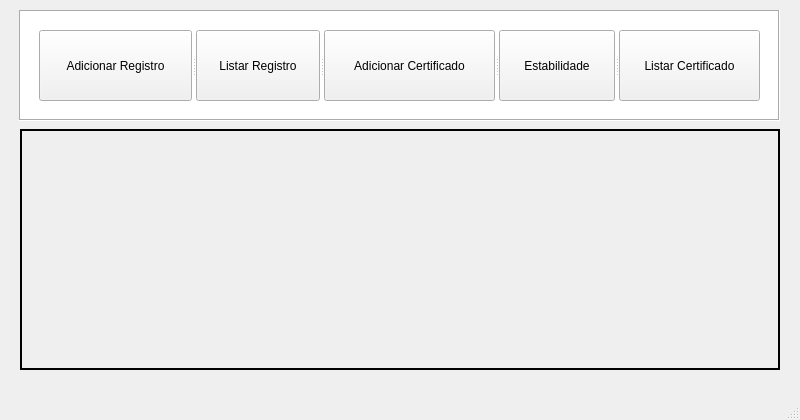
<?xml version="1.0" encoding="UTF-8"?>
<ui version="4.0">
 <class>MainWindow</class>
 <widget class="QMainWindow" name="MainWindow">
  <property name="geometry">
   <rect>
    <x>0</x>
    <y>0</y>
    <width>800</width>
    <height>420</height>
   </rect>
  </property>
  <property name="windowTitle">
   <string>Registro de Certificado</string>
  </property>
  <property name="styleSheet">
   <string notr="true"/>
  </property>
  <widget class="QWidget" name="centralwidget">
   <widget class="QFrame" name="btnsFrame">
    <property name="geometry">
     <rect>
      <x>19</x>
      <y>10</y>
      <width>761</width>
      <height>111</height>
     </rect>
    </property>
    <property name="styleSheet">
     <string notr="true">background-color: rgb(255, 255, 255);</string>
    </property>
    <property name="frameShape">
     <enum>QFrame::Box</enum>
    </property>
    <property name="frameShadow">
     <enum>QFrame::Sunken</enum>
    </property>
    <widget class="QSplitter" name="splitter">
     <property name="geometry">
      <rect>
       <x>20</x>
       <y>20</y>
       <width>721</width>
       <height>71</height>
      </rect>
     </property>
     <property name="orientation">
      <enum>Qt::Horizontal</enum>
     </property>
     <widget class="QPushButton" name="btnAdicionarRegistro">
      <property name="styleSheet">
       <string notr="true">background-color: rgb(241, 241, 241);</string>
      </property>
      <property name="text">
       <string>Adicionar Registro</string>
      </property>
      <property name="icon">
       <iconset>
        <normaloff>../images/btnAdicionarRegistro.ico</normaloff>../images/btnAdicionarRegistro.ico</iconset>
      </property>
      <property name="iconSize">
       <size>
        <width>30</width>
        <height>30</height>
       </size>
      </property>
     </widget>
     <widget class="QPushButton" name="btnListarRegistro">
      <property name="styleSheet">
       <string notr="true">background-color: rgb(241, 241, 241);</string>
      </property>
      <property name="text">
       <string>Listar Registro</string>
      </property>
      <property name="icon">
       <iconset>
        <normaloff>../images/btnListarRegistro.ico</normaloff>../images/btnListarRegistro.ico</iconset>
      </property>
      <property name="iconSize">
       <size>
        <width>30</width>
        <height>30</height>
       </size>
      </property>
     </widget>
     <widget class="QPushButton" name="btnAdicionarCertificado">
      <property name="styleSheet">
       <string notr="true">background-color: rgb(241, 241, 241);</string>
      </property>
      <property name="text">
       <string>Adicionar Certificado</string>
      </property>
      <property name="icon">
       <iconset>
        <normaloff>../images/btnAdicionarCertificado.ico</normaloff>../images/btnAdicionarCertificado.ico</iconset>
      </property>
      <property name="iconSize">
       <size>
        <width>30</width>
        <height>30</height>
       </size>
      </property>
     </widget>
     <widget class="QPushButton" name="btnEstabilidade">
      <property name="styleSheet">
       <string notr="true">background-color: rgb(241, 241, 241);</string>
      </property>
      <property name="text">
       <string>Estabilidade</string>
      </property>
      <property name="icon">
       <iconset>
        <normaloff>../images/btnEstabilidade.ico</normaloff>../images/btnEstabilidade.ico</iconset>
      </property>
      <property name="iconSize">
       <size>
        <width>30</width>
        <height>30</height>
       </size>
      </property>
     </widget>
     <widget class="QPushButton" name="btnListarCertificado">
      <property name="styleSheet">
       <string notr="true">background-color: rgb(241, 241, 241);</string>
      </property>
      <property name="text">
       <string>Listar Certificado</string>
      </property>
      <property name="icon">
       <iconset>
        <normaloff>../images/btnListarRegistro.ico</normaloff>../images/btnListarRegistro.ico</iconset>
      </property>
      <property name="iconSize">
       <size>
        <width>30</width>
        <height>30</height>
       </size>
      </property>
     </widget>
    </widget>
   </widget>
   <widget class="QLabel" name="BGImage">
    <property name="geometry">
     <rect>
      <x>20</x>
      <y>129</y>
      <width>760</width>
      <height>241</height>
     </rect>
    </property>
    <property name="frameShape">
     <enum>QFrame::Box</enum>
    </property>
    <property name="frameShadow">
     <enum>QFrame::Plain</enum>
    </property>
    <property name="lineWidth">
     <number>2</number>
    </property>
    <property name="text">
     <string/>
    </property>
    <property name="pixmap">
     <pixmap>../images/BGImageFinal.png</pixmap>
    </property>
   </widget>
  </widget>
  <widget class="QMenuBar" name="menubar">
   <property name="geometry">
    <rect>
     <x>0</x>
     <y>0</y>
     <width>800</width>
     <height>21</height>
    </rect>
   </property>
  </widget>
  <widget class="QStatusBar" name="statusbar"/>
 </widget>
 <resources/>
 <connections/>
</ui>
